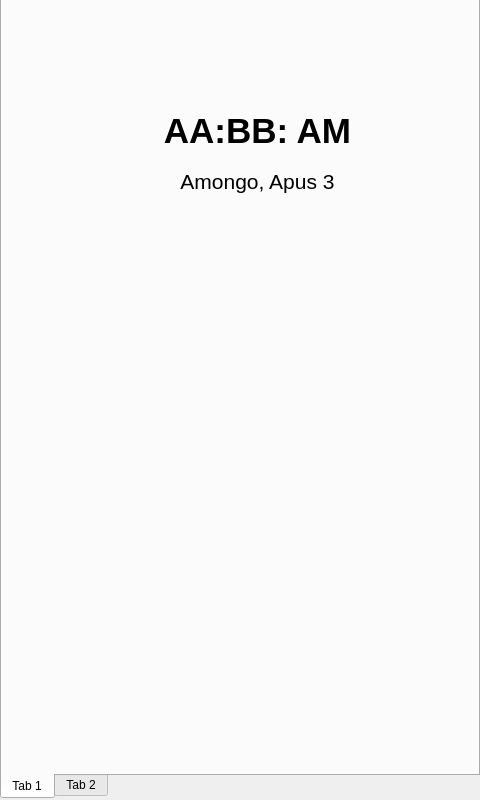
<?xml version="1.0" encoding="UTF-8"?>
<ui version="4.0">
 <class>MainWindow</class>
 <widget class="QMainWindow" name="MainWindow">
  <property name="geometry">
   <rect>
    <x>0</x>
    <y>0</y>
    <width>480</width>
    <height>800</height>
   </rect>
  </property>
  <property name="maximumSize">
   <size>
    <width>480</width>
    <height>800</height>
   </size>
  </property>
  <property name="windowTitle">
   <string>MainWindow</string>
  </property>
  <widget class="QWidget" name="centralwidget">
   <widget class="QTabWidget" name="tabWidget">
    <property name="geometry">
     <rect>
      <x>0</x>
      <y>-1</y>
      <width>480</width>
      <height>800</height>
     </rect>
    </property>
    <property name="tabPosition">
     <enum>QTabWidget::TabPosition::South</enum>
    </property>
    <property name="currentIndex">
     <number>0</number>
    </property>
    <widget class="QWidget" name="tab_1">
     <property name="enabled">
      <bool>true</bool>
     </property>
     <attribute name="title">
      <string>Tab 1</string>
     </attribute>
     <widget class="QLabel" name="label_2">
      <property name="geometry">
       <rect>
        <x>140</x>
        <y>150</y>
        <width>231</width>
        <height>61</height>
       </rect>
      </property>
      <property name="text">
       <string>&lt;html&gt;&lt;head/&gt;&lt;body&gt;&lt;p align=&quot;center&quot;&gt;&lt;span style=&quot; font-size:16pt;&quot;&gt;Amongo, Apus 3&lt;/span&gt;&lt;/p&gt;&lt;/body&gt;&lt;/html&gt;</string>
      </property>
      <property name="scaledContents">
       <bool>true</bool>
      </property>
     </widget>
     <widget class="QLabel" name="label">
      <property name="geometry">
       <rect>
        <x>140</x>
        <y>100</y>
        <width>231</width>
        <height>61</height>
       </rect>
      </property>
      <property name="text">
       <string>&lt;html&gt;&lt;head/&gt;&lt;body&gt;&lt;p align=&quot;center&quot;&gt;&lt;span style=&quot; font-size:26pt; font-weight:700;&quot;&gt;AA:BB: AM&lt;/span&gt;&lt;/p&gt;&lt;/body&gt;&lt;/html&gt;</string>
      </property>
      <property name="scaledContents">
       <bool>true</bool>
      </property>
     </widget>
    </widget>
    <widget class="QWidget" name="tab_2">
     <attribute name="title">
      <string>Tab 2</string>
     </attribute>
     <widget class="QRadioButton" name="radioButton">
      <property name="geometry">
       <rect>
        <x>360</x>
        <y>290</y>
        <width>91</width>
        <height>22</height>
       </rect>
      </property>
      <property name="text">
       <string>RadioButton</string>
      </property>
     </widget>
     <widget class="QCheckBox" name="checkBox">
      <property name="geometry">
       <rect>
        <x>360</x>
        <y>260</y>
        <width>78</width>
        <height>22</height>
       </rect>
      </property>
      <property name="text">
       <string>CheckBox</string>
      </property>
     </widget>
     <widget class="QPushButton" name="pushButton">
      <property name="geometry">
       <rect>
        <x>360</x>
        <y>330</y>
        <width>80</width>
        <height>24</height>
       </rect>
      </property>
      <property name="text">
       <string>PushButton</string>
      </property>
     </widget>
    </widget>
   </widget>
  </widget>
 </widget>
 <resources/>
 <connections/>
</ui>
